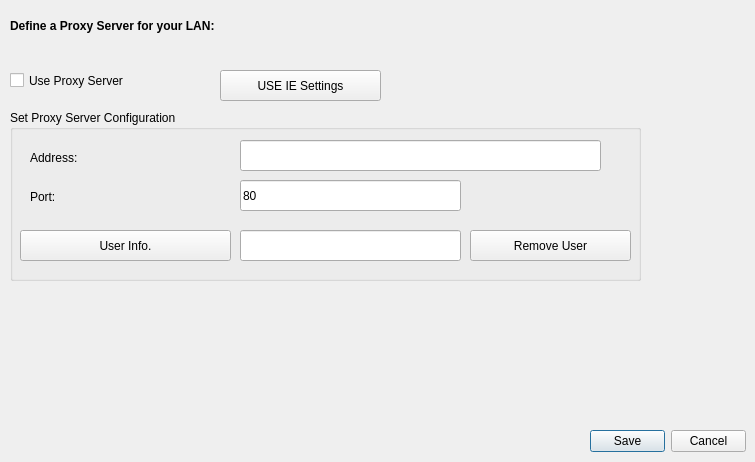
     <widget class="QWidget" name="LanTab">
      <attribute name="title">
       <string>LAN</string>
      </attribute>
      <widget class="QLabel" name="label_95">
       <property name="geometry">
        <rect>
         <x>10</x>
         <y>10</y>
         <width>221</width>
         <height>31</height>
        </rect>
       </property>
       <property name="font">
        <font>
         <pointsize>9</pointsize>
         <weight>75</weight>
         <bold>true</bold>
         <underline>false</underline>
        </font>
       </property>
       <property name="text">
        <string>Define a Proxy Server for your LAN:</string>
       </property>
      </widget>
      <widget class="QCheckBox" name="checkBox">
       <property name="geometry">
        <rect>
         <x>10</x>
         <y>70</y>
         <width>141</width>
         <height>21</height>
        </rect>
       </property>
       <property name="text">
        <string>Use Proxy Server</string>
       </property>
      </widget>
      <widget class="QPushButton" name="pushButton_12">
       <property name="geometry">
        <rect>
         <x>220</x>
         <y>70</y>
         <width>161</width>
         <height>31</height>
        </rect>
       </property>
       <property name="text">
        <string>USE IE Settings</string>
       </property>
      </widget>
      <widget class="QGroupBox" name="groupBox_17">
       <property name="geometry">
        <rect>
         <x>10</x>
         <y>110</y>
         <width>631</width>
         <height>171</height>
        </rect>
       </property>
       <property name="title">
        <string>Set Proxy Server Configuration</string>
       </property>
       <widget class="QLabel" name="label_96">
        <property name="geometry">
         <rect>
          <x>20</x>
          <y>40</y>
          <width>61</width>
          <height>16</height>
         </rect>
        </property>
        <property name="text">
         <string>Address:</string>
        </property>
       </widget>
       <widget class="QLabel" name="label_97">
        <property name="geometry">
         <rect>
          <x>20</x>
          <y>80</y>
          <width>47</width>
          <height>13</height>
         </rect>
        </property>
        <property name="text">
         <string>Port:</string>
        </property>
       </widget>
       <widget class="QLineEdit" name="lineEdit_3">
        <property name="geometry">
         <rect>
          <x>230</x>
          <y>30</y>
          <width>361</width>
          <height>31</height>
         </rect>
        </property>
       </widget>
       <widget class="QLineEdit" name="lineEdit_4">
        <property name="geometry">
         <rect>
          <x>230</x>
          <y>70</y>
          <width>221</width>
          <height>31</height>
         </rect>
        </property>
        <property name="text">
         <string>80</string>
        </property>
       </widget>
       <widget class="QPushButton" name="pushButton_13">
        <property name="geometry">
         <rect>
          <x>10</x>
          <y>120</y>
          <width>211</width>
          <height>31</height>
         </rect>
        </property>
        <property name="text">
         <string>User Info.</string>
        </property>
       </widget>
       <widget class="QPushButton" name="pushButton_14">
        <property name="geometry">
         <rect>
          <x>460</x>
          <y>120</y>
          <width>161</width>
          <height>31</height>
         </rect>
        </property>
        <property name="text">
         <string>Remove User</string>
        </property>
       </widget>
       <widget class="QLineEdit" name="lineEdit_5">
        <property name="geometry">
         <rect>
          <x>230</x>
          <y>120</y>
          <width>221</width>
          <height>31</height>
         </rect>
        </property>
        <property name="text">
         <string/>
        </property>
       </widget>
      </widget>
      <widget class="QDialogButtonBox" name="buttonBox_9">
       <property name="geometry">
        <rect>
         <x>590</x>
         <y>430</y>
         <width>156</width>
         <height>23</height>
        </rect>
       </property>
       <property name="standardButtons">
        <set>QDialogButtonBox::Cancel|QDialogButtonBox::Save</set>
       </property>
      </widget>
     </widget>
